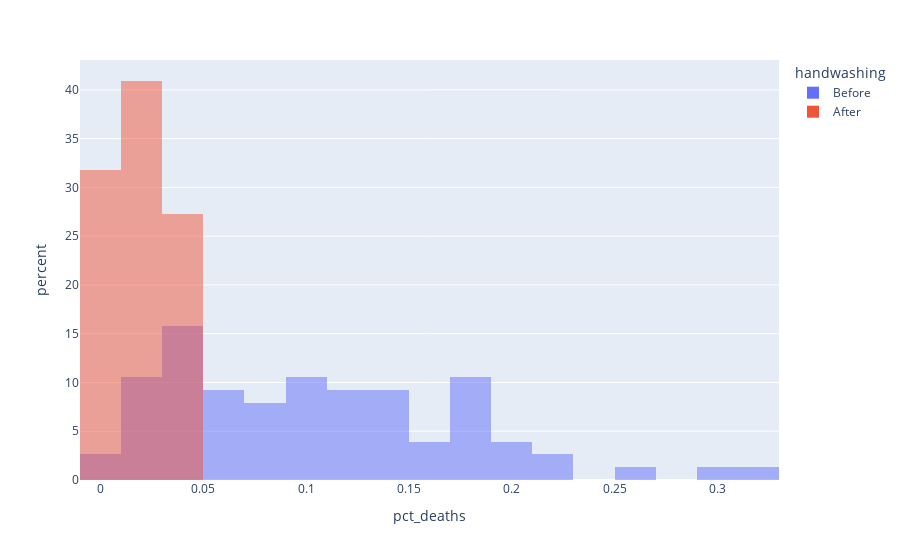

Notebook source saved alongside this figure:
### Markdown cell above
### Use Histograms to Visualise the Monthly Distribution of Outcomes

**Challenge**: Create a [plotly histogram](https://plotly.com/python/histograms/) to show the monthly percentage of deaths. 

* Use docs to check out the available parameters. Use the [`color` parameter](https://plotly.github.io/plotly.py-docs/generated/plotly.express.histogram.html) to display two overlapping histograms.
* The time period of handwashing is shorter than not handwashing. Change `histnorm` to `percent` to make the time periods comparable. 
* Make the histograms slighlty transparent
* Experiment with the number of bins on the histogram. Which number work well in communicating the range of outcomes?
* Just for fun, display your box plot on the top of the histogram using the `marginal` parameter.

### Code cell
pct_deaths_hist = px.histogram(df_monthly,
                               x='pct_deaths',
                               color='handwashing',
                               histnorm='percent',
                               barmode='overlay',
                               nbins=20,
                               )

pct_deaths_hist.show()

### Figure 1 — Plotly figure (JSON) as saved in the notebook; plotly's stock layout.template omitted (floating-point values rounded to 4 significant figures)
{"data": [{"alignmentgroup": "True", "bingroup": "x", "histnorm": "percent", "hovertemplate": "handwashing=Before<br>pct_deaths=%{x}<br>percent=%{y}<extra></extra>", "legendgroup": "Before", "marker": {"color": "#636efa", "opacity": 0.5, "pattern": {"shape": ""}}, "name": "Before", "nbinsx": 20, "offsetgroup": "Before", "orientation": "v", "showlegend": true, "type": "histogram", "x": [0.1457, 0.07531, 0.04332, 0.01569, 0.007843, 0.05, 0.08421, 0.01351, 0.01878, 0.1102, 0.2255, 0.2085, 0.1222, 0.1023, 0.1074, 0.03226, 0.06593, 0.2078, 0.2546, 0.1839, 0.2934, 0.2297, 0.3138, 0.1912, 0.1597, 0.1241, 0.1193, 0.06098, 0.04082, 0.005236, 0.01554, 0.02262, 0.176, 0.07143, 0.08051, 0.1516, 0.1128, 0.1703, 0.1731, 0.05833, 0.02679, 0.04369, 0.0632, 0.01224, 0.03226, 0.1102, 0.1055, 0.07591, 0.04745, 0.04452, 0.04231, 0.04392, 0.07143, 0.06122, 0.03586, 0.1055, 0.1484, 0.1094, 0.1049, 0.1339, 0.1809, 0.1543, 0.1897, 0.1344, 0.1015, 0.131, 0.1806, 0.1439, 0.1496, 0.1077, 0.05369, 0.03215, 0.01923, 0.03607, 0.1827, 0.1224], "xaxis": "x", "yaxis": "y"}, {"alignmentgroup": "True", "bingroup": "x", "histnorm": "percent", "hovertemplate": "handwashing=After<br>pct_deaths=%{x}<br>percent=%{y}<extra></extra>", "legendgroup": "After", "marker": {"color": "#EF553B", "opacity": 0.5, "pattern": {"shape": ""}}, "name": "After", "nbinsx": 20, "offsetgroup": "After", "orientation": "v", "showlegend": true, "type": "histogram", "x": [0.02239, 0.012, 0.01894, 0.0458, 0.03957, 0.04472, 0.0293, 0.03534, 0.006873, 0, 0.006557, 0.009585, 0.01136, 0.003717, 0, 0.009615, 0.02341, 0.02903, 0.0134, 0.02233, 0.03085, 0.04926], "xaxis": "x", "yaxis": "y"}], "layout": {"barmode": "overlay", "legend": {"title": {"text": "handwashing"}, "tracegroupgap": 0}, "margin": {"t": 60}, "xaxis": {"anchor": "y", "domain": [0, 1], "title": {"text": "pct_deaths"}}, "yaxis": {"anchor": "x", "domain": [0, 1], "title": {"text": "percent"}}}}
